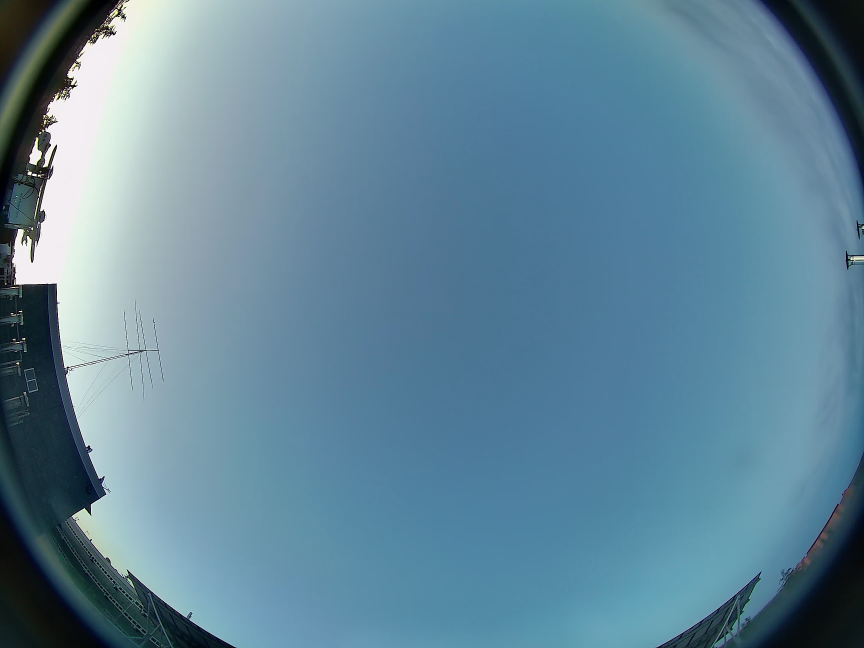
#> input picture Fotos Cielo/Patron/imagen_patron.jpg, 2592 x 1944 px (shown at 1/3 size); its folder holds only this picture in this run
$ jupyter execute --allow-errors informe_3.ipynb   (shell and % lines are left out)
#> lines starting #> are read from the running program, lines starting #| are printed output that depends on the picture
### mascaras.py
#!/usr/bin/env python
# coding: utf-8

# In[12]:


import numpy as np
import cv2
from matplotlib import pyplot as plt


# In[13]:


path_fotos_patron = 'Fotos Cielo/Patron/'
img_patron = cv2.imread(path_fotos_patron + 'imagen_patron.jpg', cv2.IMREAD_COLOR)
#> img_patron is the input picture: shape (1944, 2592, 3); mean B, G, R 153.6, 134.1, 97.4


# In[14]:


# Máscara circular, para corregir los efectos de la lente
# [46 lines left out: functions mascara_inicial, mascara_cielo, not called in this run]

### informe_3.ipynb
# Informe nº3
    Notas: breve actualización del TFG. Introducción a la estimación de la radaón difusa.
    Fecha: 24/05/2020

   ### Referenciado de las posiciones cardinales en las imágenes cielo
    Se muestran los puntos cardinales, a modo de refenrecia, en una imágen todo-cielo.

   ### Propuesta de dos métodos para determinación del ángulo sólido
    Se exponen dos métodos para determinar el ángulo sólido, debido a que el ángulo sólido queda definido por una superficie y una distancia, resulta difícil determinar el ángulo sólido, ya que las nubes, tanto entre sí, como con el sol, se encuentran a diferentes distancias de la cámara.

   ### Introducción de un nuevo parámetro para la estimación de la porción del sol cubierto
    Se propone la introducción de un parámetro para definir los momentos en los que el sol se encuentra cubierto total o parcialmente por nubes.

   ### Estimación de la radiación difusa

   + #### Definición de los parámetros de la estimación
   + #### Primeros resulatdos utilizando un método de regresión lineal

### Propuesta de algoritmo a utilizar para la estimación de radiación difusa

[cell 1]

import cv2
import numpy as np
import pandas as pd
import datetime as dt
import math
from matplotlib import pyplot as plt
import matplotlib.image as mpimg
import pvlib as pv
from datetime import datetime as dt
from glob import glob

from mascaras import *
#> (the rest of this cell did not finish here and is left out)

### Referenciado de las posiciones cardinales en las imágenes cielo
     Mediante los métodos de calibrado expresados en el informe anterior se muestran a continuación los puntos cardinales en una de las imágenes obtenidas por la cámara.

[cell 2]
# Se lee una de las imaganes, como ejemplo, leemos la imagen patron
path_fotos_patron = 'Fotos Cielo/Patron/'
img_patron = cv2.imread(path_fotos_patron + 'imagen_patron.jpg', cv2.IMREAD_COLOR)

# Se realiza el pre-procesdo de la imagen
#> (the rest of this cell did not finish here and is left out)

### Propuesta de dos métodos para determinación del ángulo sólido
    Se proponen a continucación dos formas de expresar el ángulo sólido. En un caso representamos un pseudo-ángulo sólido con forma circular, y en el otro caso determinamos el ángulo sólido por medio de las coordenadas de la imagen(azimuth y zenith).

[cell 3]
# Inicialmente, se dectecta la posición del sol. En el caso en el que no se pueda detectar, se obtiene el centroide teórico
# Eliminación de falsas nubes en el disco solar
path_fotos = 'Fotos Cielo/'
images = glob(path_fotos + '*.jpg')

# Tomamos un imagen como ejemplo, en la que claramente no hay nubes y el sol está totalmente despejado
ruta_imagen = 'Fotos Cielo/imagen_original_2020-05-04-17h33min.jpg'
img_bgr = cv2.imread(ruta_imagen, cv2.IMREAD_COLOR)
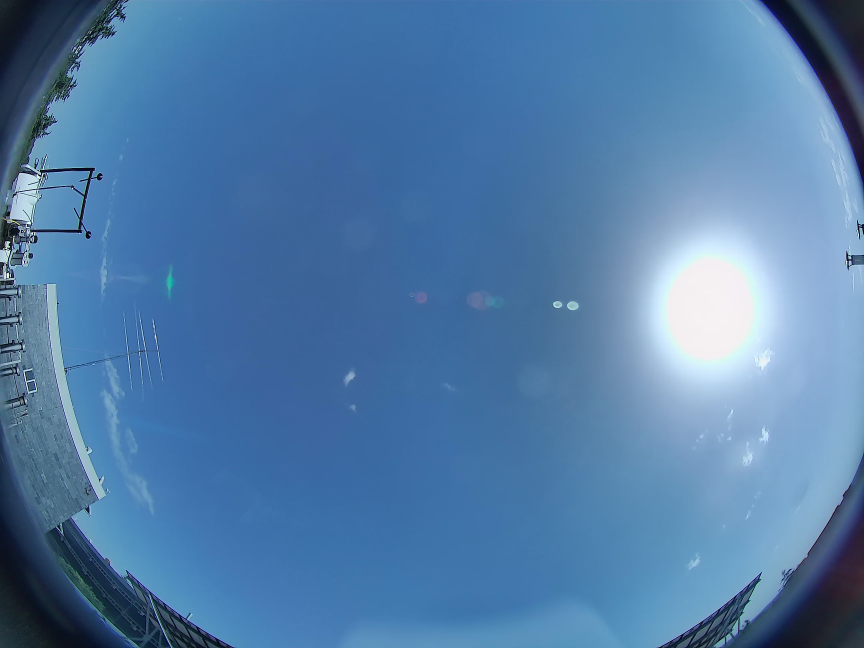
#> input picture Fotos Cielo/imagen_original_2020-05-04-17h33min.jpg, 2592 x 1944 px (shown at 1/3 size)
#> img_bgr is the input picture: shape (1944, 2592, 3); mean B, G, R 167.7, 124, 81.4
#> (the rest of this cell did not finish here and is left out)

[cell 4]
# Se define la matriz cuyos valores indican el ángulo zenital y azimutal de cada píxel
pixel_pos = lambda pos: (pixel_zenith(pos), pixel_azimuth(pos))
# pixels_pos = np.fromfunction(np.vectorize(pixel_pos), (X,Y), dtype=int)
#> (the rest of this cell did not finish here and is left out)

#> (a cell that did not finish here is left out)

#> (a cell that did not finish here is left out)

Este método es muy costoso desde el punto de vista del tiempo de procesamiento, ya que calcula el zenith y el azimuth de cada pixel. Puede ser un método válido para la obtenciñón del ángulo sólido deseado, pero hay que tener en cuenta el tiempo de procesamiento que conlleva.

[cell 7]
# Con ángulo solido circular...
# Matriz cuyo valor es las distancias a un punto concreto
f_pixel_dist = lambda y,x: pixel_dist([y,x], centroide)
# pixels_dist = np.fromfunction(np.vectorize(f_pixel_dist), (X,Y), dtype=int)
#> (the rest of this cell did not finish here and is left out)

#> (a cell that did not finish here is left out)

#> (a cell that did not finish here is left out)

Por otro lado, este método es más rápido, pero no representa un ángulo sólido real, ya que la forma de la zona destacada se mantiene circular. Puede llegar a ser válido en momentos en los que se necesita una estimación rápida.

### Introducción de un nuevo parámetro para la estimación de la porción del sol cubierto
    Se define el parámetro factor_solar como indicativo de la situación en la que se encutran el sol. Un valor alto de este factor indica que es sol está despejado, llegando la máximia radiación directa posible. Valores medios indican que el sol se encuentra tapado por nubes poco densas y, valores bajos indican que el sol se encuentra tapado por nubes muy densas, llegando gran parte de su radiación de forma difusa.
    Este factor se define mediante la circularidad y el área de del disco solar, en función del rango en el que se encuentren estos los parámetros se puede predecir la situación en la que se encuentra el sol. Se ha observado que valores altos de circularidad son presentes cuando el disco solar está libre de nubes, por otro lado, se ha observado el área del disco solar en imágenes del cielo despejado con el fin de obtener un rango de áreas válido para el disco solar.

El valor de este factor se encuentra en un rango de [0,1], pudiendo tener los siguientes valores:
+ valor 1: circularidad alta y área del disco solar similar al sol despejado.
+ valor 0.85: circularidad alta y área similar, aunque en menor medida, al sol despejado
+ valor 0.75: circularidad media y área similar al sol desjepado
+ valor 0.25: circualridad media y área fuera de rango
+ valor 0.0: circularidad baja, independientemente del área

Para el cálculo del rango de áreas en los que se puede encontrar el disco solar cuando en el no se encuentren nubes, se ha propuesto la obtención de una función en la que se relaciona el área del sol con la distancia a la que se encuentra del centro de la imágen. Se cree que es un método válido debido a la distorsión que presentan las lentes estilo ojo de pez, con gran ángulo de visión, haciendo que los objetos aumenten su tamaño a medida que se alejan del centro de la imágen. Debido a la relación expuesta el informe anterior, entre el zenith y la distancia a la que se encuentra del centro de la imagen se ha utilizado este parámetro. En vez de utilizar el ángulo zenital, se ha utilizado el ratio Zenith/90°.

[cell 10]
# Observación del área en función del zenith de la imágen
areas = pd.read_csv('Datos/datos_areas.csv')
#> (reads Datos/datos_areas.csv from the repository)

# Se eliminan los valores que presentan una circualridad baja(por su posibilidad de contener nubes
# poco visibles en la imágen) en el disco solar
areas = areas[areas['Circul'] > 0.5]

# Predicción del modelo en función del zenith
x_zenith = areas['Zenith']
y_areas = areas['Area']
z_areas = np.polyfit(x_zenith, y_areas, 6)
p_areas = np.poly1d(z_areas)
xp_zenith = np.linspace(0.15, 0.85, 912)

fig, ax = plt.subplots()
ax.plot(x_zenith, y_areas, '.', xp_zenith, p_areas(xp_zenith), '-')
ax.set(xlabel='Relación Zenith/90', ylabel='Áreas (pix^2)',
       title='Áreas en función del zenith')

plt.show()
#> figure, not shown here; curve peaks at x = 0.817, y = 61889.9

# Se muestra el error relativo
areas['A_Z'] = p_areas(areas['Zenith'])

x_zenith = areas['Zenith']
y_e_area = (areas['A_Z'] - areas['Area']) / areas['Area']

fig, ax = plt.subplots()
ax.plot(x_zenith, y_e_area, '.')
ax.set(xlabel='Relación Zenith/90', ylabel='Area (pix^2)',
       title='Error del área')

plt.show()
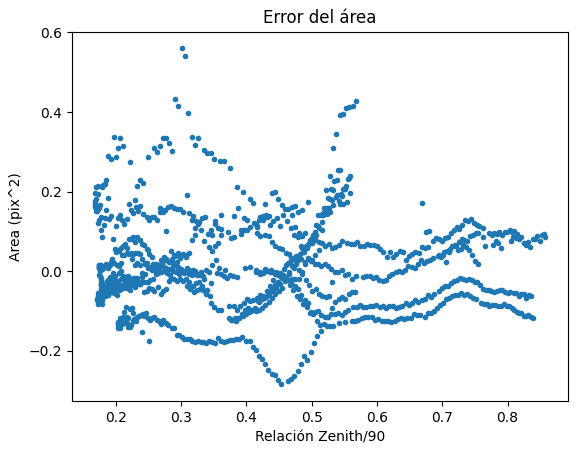
#> figure drawn by matplotlib, 1 panel

Como se observa, el error realtivo se encuentra en un rango de +-20% en un amplio porcentaje de las medidas tomadas, por lo que tomaremos este rango para determinar el factor solar.

### Añadida funcionalidad a la detección de nubes
    Como se vión en el informe anterior, un error muy grave de los métodos de detección de nubes es la correcta identificación de estas en momentos en los que el sol está descubierto. Como se observó, estos método daban falsos positivos, en algunos casos alterando muy gravemente la máscara de nubes y, por tanto, falseando las medidas calculadas de la porción de cielo cubierto por nubes. A continuación, se propone un método mediante el cual se elimina este error con el uso del factor solar:

[cell 11]
# Eliminación de falsas nubes en el disco solar
path_fotos = 'Fotos Cielo/'
images = glob(path_fotos + '*.jpg')

# Tomamos un imagen como ejemplo, en la que claramente no hay nubes y el sol está totalmente despejado
img_bgr = cv2.imread(ruta_imagen, cv2.IMREAD_COLOR)
#> (the rest of this cell did not finish here and is left out)

#> (a cell that did not finish here is left out)

Como se observa en la imagen, hay un falso positivo, causado por el efecto del sol saturando los pixeles a su alrededor, a continuación se elinian estos pixeles, sólo en el caso de que el factor solar sea 1, es decir, el sol se encuentre totalmente descubierto.

#> (a cell that did not finish here is left out)

Como se ve en la imagen, se ha eliminado la zona en la que se había comentido un falso positivo. Se puede observar que hay zonas en las que se han detectado nubes a pesar de que no las hay, como en la parte izq de la imagen, esto no es relevante ya que en el computo de la porción de cielo cubierto por nubes, este pequeño error es práctimente irrelevante.

### Definición de los parámetros necesarios para la estimación de la radiación difusa
    En la bibliografía se encuentra la documentación que se ha consultado para determinar los parámetros que afetan a la cantidad de radiación difusa medida. Como hemos podido ver en informes anteriores, se ha estimado la porción de cielo que se encuentra cubierta por nubes, este factor es uno de los que se utilizará para la estimación de la radiacion difusa. Por otro lado, la posición del sol, determinada por el momento del día, será un factor determinante de la cantidad de radiacion que se mide como difusa. Además, la intensidad media de los pixels tanto de cielo, como de las nubes, puede ser un parámetro que nos ayude a estimar esta radiación. Por último, se propone añadir la radiación extra-atmosférica como un factor más, debido a que esta es dependiente de la hora del día en la que nos encontremos, por otro lado, es una porción de esta la que finalmente llega a la superficie de la tierra como la componente de radiación difusa.

A continuación, se prone un método de regresión lineal multivariable, mediante el cual se hace una primera estimación de la radiación difusa por medio de los parámetros comentados anteriormente:

[cell 14]
# Lectura del dataframe con los valores obtenidos, formado por todos los parámetros indicados anteriormente
# junto con los datos de las radiaciones global y difusa medidas en las estaciones
pd_info_regresion = pd.read_csv('Datos/info_regresion.csv')
#> (reads Datos/info_regresion.csv from the repository)

plt.figure(1)
pd_info_regresion['Radiacion'].plot(title='Radiación global y difusa medidas', legend=True)
pd_info_regresion['Radiacion difusa'].plot(legend=True)
plt.figure(2)
pd_info_regresion['ghi'].plot(title='Radiación teórica', legend=False)
plt.figure(3)
pd_info_regresion['Ratio nubes'].plot(title='Ratio de nubes', legend=False)
plt.figure(4)
pd_info_regresion['Factor solar'].plot(title='Factores Solares', legend=False)
plt.figure(5)
pd_info_regresion['Intensidad cielo'].plot(title='Intensidad pixs cielo', legend=False)
plt.figure(6)
pd_info_regresion['Intensidad nubes'].plot(title='Intensidad pixs nubes', legend=False)
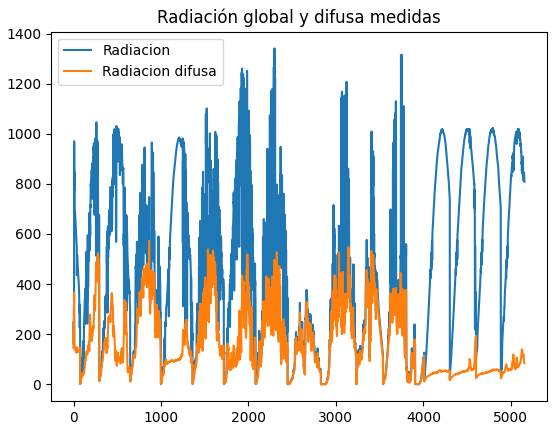
#> figure drawn by matplotlib, 1 panel; curve peaks at x = 2298, y = 1341.2; curve peaks at x = 864, y = 572.5
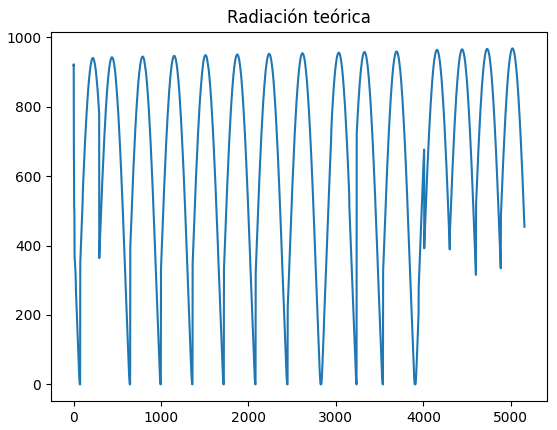
#> figure drawn by matplotlib, 1 panel; curve peaks at x = 5019, y = 968.2
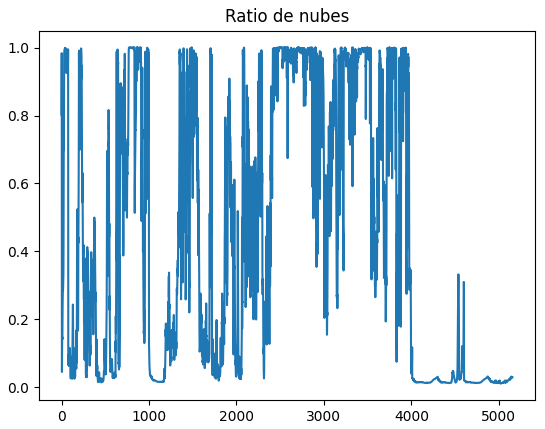
#> figure drawn by matplotlib, 1 panel; curve peaks at x = 862, y = 1
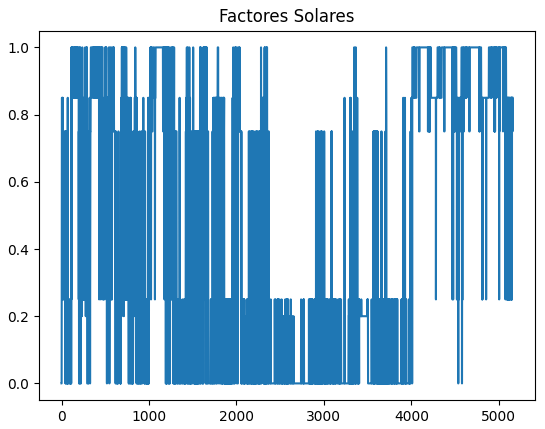
#> figure drawn by matplotlib, 1 panel; curve peaks at x = 113, y = 1
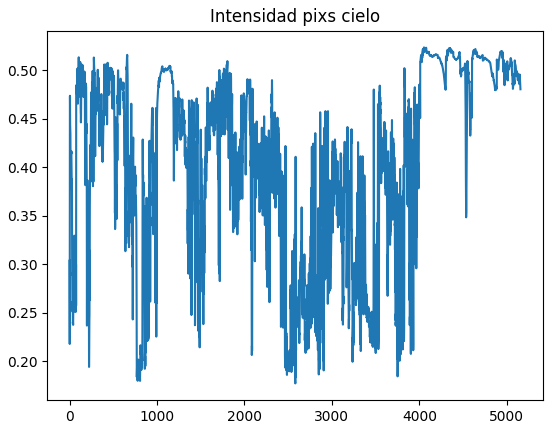
#> figure drawn by matplotlib, 1 panel; curve peaks at x = 4053, y = 0.524
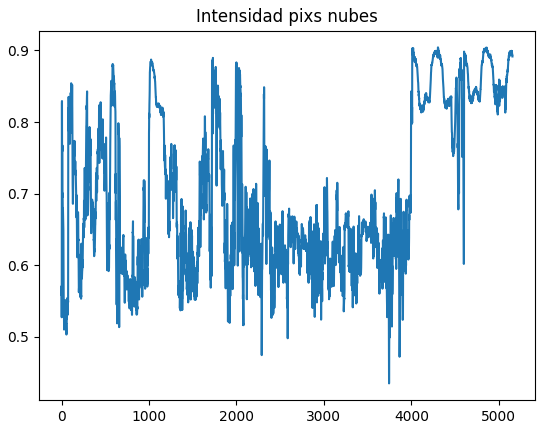
#> figure drawn by matplotlib, 1 panel; curve peaks at x = 4304, y = 0.904

Cómo se puede observar a continuación, para realizar el modelo de regresión lineal se ha realizado ligeras modificaciones a las medidas obtenidas:
+ En vez de introducir el factor solar, se introduce la medida (1 - factor solar), ya que cuando más tapado se encuentra el sol, menos componente directa se mide, y por tanto, mayor radiación difusa obtenemos.
+ Debido a que la radiacon disponible a lo largo del día no es constante, se ha multilicado las intensidades medias y el factor solar por la radiación téorica extra-atmosférica, ya que esta medida es depentiente del tiempo.
+ Por último, el peso de cada intensidad media esta relacionada con la porción de cielo que presenta esta intensidad. Por ejemplo, si el cielo está totalmente libre de nubes, no es lógico que la intensidad media de las nubes tenga el mismo peso que la intensidad media del cielo. Por ello, se ha multipicado cada intensidad media por la porción del cielo que le corresponde.

[cell 15]
# Predicción del modelo
from sklearn import linear_model

regr = linear_model.LinearRegression()

pd_info_regresion['Factor solar'] = 1 - pd_info_regresion['Factor solar']
for column in pd_info_regresion.columns:
    if column in ['Intensidad cielo', 'Intensidad nubes', 'Factor solar']:
        pd_info_regresion[column] *= pd_info_regresion['ghi']

pd_info_regresion['Intensidad nubes'] *= pd_info_regresion['Ratio nubes']
pd_info_regresion['Intensidad cielo'] *= 1 - pd_info_regresion['Ratio nubes']


y_rad = pd_info_regresion['Radiacion difusa']
x_rad = pd_info_regresion[['ghi', 'Ratio nubes', 'Factor solar', 'Intensidad cielo', 'Intensidad nubes']]

regr.fit(x_rad, y_rad)
print('El corficiente de regresión es: {:.2f}'.format(regr.score(x_rad, y_rad)))

[cell 16]
# Predicción de la radiación difusa
predicted_rad = []
for i in range(len(pd_info_regresion)):
    predicted_rad.append(regr.predict([pd_info_regresion[['ghi', 'Ratio nubes', 'Factor solar','Intensidad cielo', 'Intensidad nubes']].iloc[i].to_list()])[0])

pd_predicted = pd_info_regresion
pd_predicted['Rad. Predecida'] = predicted_rad

# Se imprimen los resutados
pd_predicted['Radiacion difusa'].plot(title='Resultados', legend=True)
pd_predicted['Rad. Predecida'].plot(legend=True)
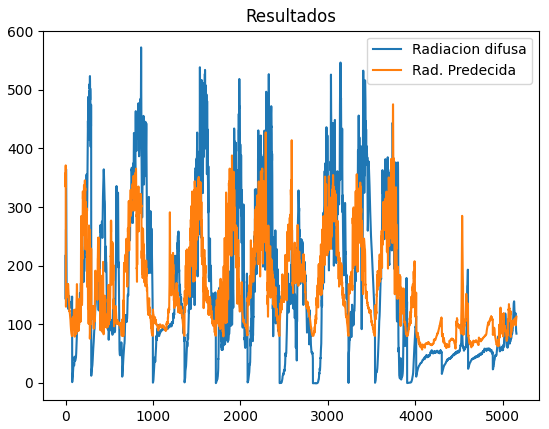
#> figure drawn by matplotlib, 1 panel; curve peaks at x = 864, y = 572.5; curve peaks at x = 3745, y = 475.3

[cell 17]
# Errores obtenidos: Radiación predecida - Radiación difusa medida
errores = pd_predicted['Rad. Predecida'] - pd_predicted['Radiacion difusa']
errores.plot(title='Error absoluto', legend=False)
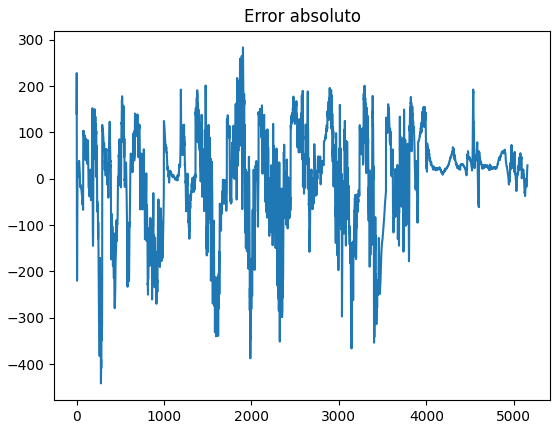
#> figure drawn by matplotlib, 1 panel; curve peaks at x = 1903, y = 283.6
